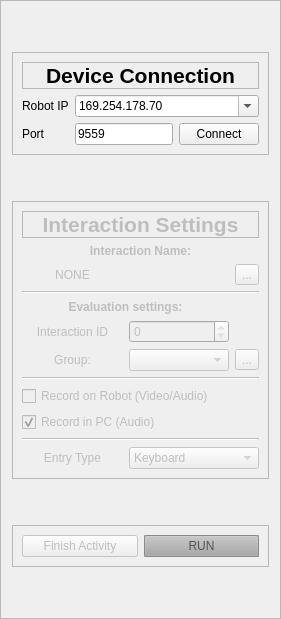
         <widget class="QFrame" name="frame_51">
          <property name="maximumSize">
           <size>
            <width>281</width>
            <height>16777215</height>
           </size>
          </property>
          <property name="frameShape">
           <enum>QFrame::StyledPanel</enum>
          </property>
          <property name="frameShadow">
           <enum>QFrame::Raised</enum>
          </property>
          <layout class="QVBoxLayout" name="verticalLayout_11">
           <item>
            <spacer name="verticalSpacer_24">
             <property name="orientation">
              <enum>Qt::Vertical</enum>
             </property>
             <property name="sizeHint" stdset="0">
              <size>
               <width>20</width>
               <height>40</height>
              </size>
             </property>
            </spacer>
           </item>
           <item>
            <widget class="QFrame" name="run_connection_frame">
             <property name="frameShape">
              <enum>QFrame::StyledPanel</enum>
             </property>
             <property name="frameShadow">
              <enum>QFrame::Raised</enum>
             </property>
             <layout class="QGridLayout" name="gridLayout_42">
              <item row="1" column="0">
               <widget class="QLabel" name="label_76">
                <property name="text">
                 <string>Robot IP</string>
                </property>
               </widget>
              </item>
              <item row="2" column="0">
               <widget class="QLabel" name="label_77">
                <property name="text">
                 <string>Port</string>
                </property>
               </widget>
              </item>
              <item row="2" column="1">
               <widget class="QLineEdit" name="run_robot_port">
                <property name="text">
                 <string>9559</string>
                </property>
               </widget>
              </item>
              <item row="2" column="2">
               <widget class="QPushButton" name="run_robot_connect_button">
                <property name="text">
                 <string>Connect</string>
                </property>
                <property name="shortcut">
                 <string>Ctrl+Shift+C</string>
                </property>
               </widget>
              </item>
              <item row="1" column="1" colspan="2">
               <widget class="QComboBox" name="run_robot_ip_comboBox">
                <property name="editable">
                 <bool>true</bool>
                </property>
                <item>
                 <property name="text">
                  <string>169.254.178.70</string>
                 </property>
                </item>
                <item>
                 <property name="text">
                  <string>10.62.6.284</string>
                 </property>
                </item>
                <item>
                 <property name="text">
                  <string>169.254.206.242</string>
                 </property>
                </item>
               </widget>
              </item>
              <item row="0" column="0" colspan="3">
               <widget class="QLabel" name="label_26">
                <property name="font">
                 <font>
                  <pointsize>16</pointsize>
                  <weight>75</weight>
                  <bold>true</bold>
                 </font>
                </property>
                <property name="frameShape">
                 <enum>QFrame::StyledPanel</enum>
                </property>
                <property name="frameShadow">
                 <enum>QFrame::Sunken</enum>
                </property>
                <property name="text">
                 <string>Device Connection</string>
                </property>
                <property name="alignment">
                 <set>Qt::AlignCenter</set>
                </property>
               </widget>
              </item>
             </layout>
            </widget>
           </item>
           <item>
            <spacer name="verticalSpacer_49">
             <property name="orientation">
              <enum>Qt::Vertical</enum>
             </property>
             <property name="sizeHint" stdset="0">
              <size>
               <width>20</width>
               <height>40</height>
              </size>
             </property>
            </spacer>
           </item>
           <item>
            <widget class="QFrame" name="run_frame_int_settings">
             <property name="enabled">
              <bool>false</bool>
             </property>
             <property name="frameShape">
              <enum>QFrame::StyledPanel</enum>
             </property>
             <property name="frameShadow">
              <enum>QFrame::Raised</enum>
             </property>
             <layout class="QGridLayout" name="gridLayout_47">
              <item row="11" column="0" colspan="3">
               <widget class="Line" name="line_27">
                <property name="orientation">
                 <enum>Qt::Horizontal</enum>
                </property>
               </widget>
              </item>
              <item row="6" column="2">
               <widget class="QToolButton" name="run_new_eval_group_toolButton">
                <property name="text">
                 <string>...</string>
                </property>
               </widget>
              </item>
              <item row="6" column="0">
               <widget class="QLabel" name="label_54">
                <property name="text">
                 <string>Group:</string>
                </property>
                <property name="alignment">
                 <set>Qt::AlignCenter</set>
                </property>
               </widget>
              </item>
              <item row="1" column="0" colspan="3">
               <widget class="QLabel" name="label_209">
                <property name="font">
                 <font>
                  <weight>75</weight>
                  <bold>true</bold>
                 </font>
                </property>
                <property name="text">
                 <string>Interaction Name:</string>
                </property>
                <property name="alignment">
                 <set>Qt::AlignCenter</set>
                </property>
               </widget>
              </item>
              <item row="8" column="0" colspan="3">
               <widget class="Line" name="line_29">
                <property name="orientation">
                 <enum>Qt::Horizontal</enum>
                </property>
               </widget>
              </item>
              <item row="12" column="1" colspan="2">
               <widget class="QComboBox" name="run_entry_comboBox">
                <property name="layoutDirection">
                 <enum>Qt::LeftToRight</enum>
                </property>
                <item>
                 <property name="text">
                  <string>Keyboard</string>
                 </property>
                </item>
                <item>
                 <property name="text">
                  <string>Microphone</string>
                 </property>
                </item>
                <item>
                 <property name="text">
                  <string>Woz</string>
                 </property>
                </item>
               </widget>
              </item>
              <item row="12" column="0">
               <widget class="QLabel" name="label_5">
                <property name="text">
                 <string>Entry Type</string>
                </property>
                <property name="alignment">
                 <set>Qt::AlignCenter</set>
                </property>
               </widget>
              </item>
              <item row="2" column="0">
               <widget class="QLabel" name="run_int_name_label">
                <property name="text">
                 <string>NONE</string>
                </property>
                <property name="alignment">
                 <set>Qt::AlignCenter</set>
                </property>
               </widget>
              </item>
              <item row="4" column="0" colspan="2">
               <widget class="QLabel" name="label_98">
                <property name="font">
                 <font>
                  <weight>75</weight>
                  <bold>true</bold>
                 </font>
                </property>
                <property name="text">
                 <string>Evaluation settings:</string>
                </property>
                <property name="alignment">
                 <set>Qt::AlignCenter</set>
                </property>
               </widget>
              </item>
              <item row="2" column="2">
               <widget class="QToolButton" name="toolButton">
                <property name="text">
                 <string>...</string>
                </property>
               </widget>
              </item>
              <item row="6" column="1">
               <widget class="QComboBox" name="run_group_eval_comboBox"/>
              </item>
              <item row="3" column="0" colspan="3">
               <widget class="Line" name="line_34">
                <property name="orientation">
                 <enum>Qt::Horizontal</enum>
                </property>
               </widget>
              </item>
              <item row="5" column="0">
               <widget class="QLabel" name="label_99">
                <property name="text">
                 <string>Interaction ID</string>
                </property>
                <property name="alignment">
                 <set>Qt::AlignCenter</set>
                </property>
               </widget>
              </item>
              <item row="5" column="1">
               <widget class="QSpinBox" name="run_int_id_spinBox">
                <property name="readOnly">
                 <bool>true</bool>
                </property>
               </widget>
              </item>
              <item row="0" column="0" colspan="3">
               <widget class="QLabel" name="label_20">
                <property name="font">
                 <font>
                  <pointsize>16</pointsize>
                  <weight>75</weight>
                  <bold>true</bold>
                 </font>
                </property>
                <property name="frameShape">
                 <enum>QFrame::StyledPanel</enum>
                </property>
                <property name="text">
                 <string>Interaction Settings</string>
                </property>
                <property name="alignment">
                 <set>Qt::AlignCenter</set>
                </property>
               </widget>
              </item>
              <item row="9" column="0" colspan="3">
               <widget class="QCheckBox" name="run_autovideo_checkBox">
                <property name="text">
                 <string>Record on Robot (Video/Audio)</string>
                </property>
                <property name="checked">
                 <bool>false</bool>
                </property>
               </widget>
              </item>
              <item row="10" column="0" colspan="2">
               <widget class="QCheckBox" name="run_audio_record_checkBox">
                <property name="text">
                 <string>Record in PC (Audio)</string>
                </property>
                <property name="checked">
                 <bool>true</bool>
                </property>
               </widget>
              </item>
             </layout>
            </widget>
           </item>
           <item>
            <spacer name="verticalSpacer_51">
             <property name="orientation">
              <enum>Qt::Vertical</enum>
             </property>
             <property name="sizeHint" stdset="0">
              <size>
               <width>20</width>
               <height>40</height>
              </size>
             </property>
            </spacer>
           </item>
           <item>
            <widget class="QFrame" name="frame_6">
             <property name="frameShape">
              <enum>QFrame::StyledPanel</enum>
             </property>
             <property name="frameShadow">
              <enum>QFrame::Raised</enum>
             </property>
             <layout class="QHBoxLayout" name="horizontalLayout_26">
              <item>
               <widget class="QPushButton" name="run_end_activity_button">
                <property name="enabled">
                 <bool>false</bool>
                </property>
                <property name="text">
                 <string>Finish Activity</string>
                </property>
               </widget>
              </item>
              <item>
               <widget class="QPushButton" name="pushButton_run_activity">
                <property name="enabled">
                 <bool>false</bool>
                </property>
                <property name="palette">
                 <palette>
                  <active>
                   <colorrole role="WindowText">
                    <brush brushstyle="SolidPattern">
                     <color alpha="255">
                      <red>0</red>
                      <green>0</green>
                      <blue>0</blue>
                     </color>
                    </brush>
                   </colorrole>
                   <colorrole role="Button">
                    <brush brushstyle="SolidPattern">
                     <color alpha="255">
                      <red>167</red>
                      <green>167</green>
                      <blue>167</blue>
                     </color>
                    </brush>
                   </colorrole>
                   <colorrole role="Light">
                    <brush brushstyle="SolidPattern">
                     <color alpha="255">
                      <red>251</red>
                      <green>251</green>
                      <blue>251</blue>
                     </color>
                    </brush>
                   </colorrole>
                   <colorrole role="Midlight">
                    <brush brushstyle="SolidPattern">
                     <color alpha="255">
                      <red>209</red>
                      <green>209</green>
                      <blue>209</blue>
                     </color>
                    </brush>
                   </colorrole>
                   <colorrole role="Dark">
                    <brush brushstyle="SolidPattern">
                     <color alpha="255">
                      <red>83</red>
                      <green>83</green>
                      <blue>83</blue>
                     </color>
                    </brush>
                   </colorrole>
                   <colorrole role="Mid">
                    <brush brushstyle="SolidPattern">
                     <color alpha="255">
                      <red>111</red>
                      <green>111</green>
                      <blue>111</blue>
                     </color>
                    </brush>
                   </colorrole>
                   <colorrole role="Text">
                    <brush brushstyle="SolidPattern">
                     <color alpha="255">
                      <red>0</red>
                      <green>0</green>
                      <blue>0</blue>
                     </color>
                    </brush>
                   </colorrole>
                   <colorrole role="BrightText">
                    <brush brushstyle="SolidPattern">
                     <color alpha="255">
                      <red>255</red>
                      <green>255</green>
                      <blue>255</blue>
                     </color>
                    </brush>
                   </colorrole>
                   <colorrole role="ButtonText">
                    <brush brushstyle="SolidPattern">
                     <color alpha="255">
                      <red>0</red>
                      <green>0</green>
                      <blue>0</blue>
                     </color>
                    </brush>
                   </colorrole>
                   <colorrole role="Base">
                    <brush brushstyle="SolidPattern">
                     <color alpha="255">
                      <red>255</red>
                      <green>255</green>
                      <blue>255</blue>
                     </color>
                    </brush>
                   </colorrole>
                   <colorrole role="Window">
                    <brush brushstyle="SolidPattern">
                     <color alpha="255">
                      <red>167</red>
                      <green>167</green>
                      <blue>167</blue>
                     </color>
                    </brush>
                   </colorrole>
                   <colorrole role="Shadow">
                    <brush brushstyle="SolidPattern">
                     <color alpha="255">
                      <red>0</red>
                      <green>0</green>
                      <blue>0</blue>
                     </color>
                    </brush>
                   </colorrole>
                   <colorrole role="AlternateBase">
                    <brush brushstyle="SolidPattern">
                     <color alpha="255">
                      <red>211</red>
                      <green>211</green>
                      <blue>211</blue>
                     </color>
                    </brush>
                   </colorrole>
                   <colorrole role="ToolTipBase">
                    <brush brushstyle="SolidPattern">
                     <color alpha="255">
                      <red>255</red>
                      <green>255</green>
                      <blue>220</blue>
                     </color>
                    </brush>
                   </colorrole>
                   <colorrole role="ToolTipText">
                    <brush brushstyle="SolidPattern">
                     <color alpha="255">
                      <red>0</red>
                      <green>0</green>
                      <blue>0</blue>
                     </color>
                    </brush>
                   </colorrole>
                  </active>
                  <inactive>
                   <colorrole role="WindowText">
                    <brush brushstyle="SolidPattern">
                     <color alpha="255">
                      <red>0</red>
                      <green>0</green>
                      <blue>0</blue>
                     </color>
                    </brush>
                   </colorrole>
                   <colorrole role="Button">
                    <brush brushstyle="SolidPattern">
                     <color alpha="255">
                      <red>167</red>
                      <green>167</green>
                      <blue>167</blue>
                     </color>
                    </brush>
                   </colorrole>
                   <colorrole role="Light">
                    <brush brushstyle="SolidPattern">
                     <color alpha="255">
                      <red>251</red>
                      <green>251</green>
                      <blue>251</blue>
                     </color>
                    </brush>
                   </colorrole>
                   <colorrole role="Midlight">
                    <brush brushstyle="SolidPattern">
                     <color alpha="255">
                      <red>209</red>
                      <green>209</green>
                      <blue>209</blue>
                     </color>
                    </brush>
                   </colorrole>
                   <colorrole role="Dark">
                    <brush brushstyle="SolidPattern">
                     <color alpha="255">
                      <red>83</red>
                      <green>83</green>
                      <blue>83</blue>
                     </color>
                    </brush>
                   </colorrole>
                   <colorrole role="Mid">
                    <brush brushstyle="SolidPattern">
                     <color alpha="255">
                      <red>111</red>
                      <green>111</green>
                      <blue>111</blue>
                     </color>
                    </brush>
                   </colorrole>
                   <colorrole role="Text">
                    <brush brushstyle="SolidPattern">
                     <color alpha="255">
                      <red>0</red>
                      <green>0</green>
                      <blue>0</blue>
                     </color>
                    </brush>
                   </colorrole>
                   <colorrole role="BrightText">
                    <brush brushstyle="SolidPattern">
                     <color alpha="255">
                      <red>255</red>
                      <green>255</green>
                      <blue>255</blue>
                     </color>
                    </brush>
                   </colorrole>
                   <colorrole role="ButtonText">
                    <brush brushstyle="SolidPattern">
                     <color alpha="255">
                      <red>0</red>
                      <green>0</green>
                      <blue>0</blue>
                     </color>
                    </brush>
                   </colorrole>
                   <colorrole role="Base">
                    <brush brushstyle="SolidPattern">
                     <color alpha="255">
                      <red>255</red>
                      <green>255</green>
                      <blue>255</blue>
                     </color>
                    </brush>
                   </colorrole>
                   <colorrole role="Window">
                    <brush brushstyle="SolidPattern">
                     <color alpha="255">
                      <red>167</red>
                      <green>167</green>
                      <blue>167</blue>
                     </color>
                    </brush>
                   </colorrole>
                   <colorrole role="Shadow">
                    <brush brushstyle="SolidPattern">
                     <color alpha="255">
                      <red>0</red>
                      <green>0</green>
                      <blue>0</blue>
                     </color>
                    </brush>
                   </colorrole>
                   <colorrole role="AlternateBase">
                    <brush brushstyle="SolidPattern">
                     <color alpha="255">
                      <red>211</red>
                      <green>211</green>
                      <blue>211</blue>
                     </color>
                    </brush>
                   </colorrole>
                   <colorrole role="ToolTipBase">
                    <brush brushstyle="SolidPattern">
                     <color alpha="255">
                      <red>255</red>
                      <green>255</green>
                      <blue>220</blue>
                     </color>
                    </brush>
                   </colorrole>
                   <colorrole role="ToolTipText">
                    <brush brushstyle="SolidPattern">
                     <color alpha="255">
                      <red>0</red>
                      <green>0</green>
                      <blue>0</blue>
                     </color>
                    </brush>
                   </colorrole>
                  </inactive>
                  <disabled>
                   <colorrole role="WindowText">
                    <brush brushstyle="SolidPattern">
                     <color alpha="255">
                      <red>83</red>
                      <green>83</green>
                      <blue>83</blue>
                     </color>
                    </brush>
                   </colorrole>
                   <colorrole role="Button">
                    <brush brushstyle="SolidPattern">
                     <color alpha="255">
                      <red>167</red>
                      <green>167</green>
                      <blue>167</blue>
                     </color>
                    </brush>
                   </colorrole>
                   <colorrole role="Light">
                    <brush brushstyle="SolidPattern">
                     <color alpha="255">
                      <red>251</red>
                      <green>251</green>
                      <blue>251</blue>
                     </color>
                    </brush>
                   </colorrole>
                   <colorrole role="Midlight">
                    <brush brushstyle="SolidPattern">
                     <color alpha="255">
                      <red>209</red>
                      <green>209</green>
                      <blue>209</blue>
                     </color>
                    </brush>
                   </colorrole>
                   <colorrole role="Dark">
                    <brush brushstyle="SolidPattern">
                     <color alpha="255">
                      <red>83</red>
                      <green>83</green>
                      <blue>83</blue>
                     </color>
                    </brush>
                   </colorrole>
                   <colorrole role="Mid">
                    <brush brushstyle="SolidPattern">
                     <color alpha="255">
                      <red>111</red>
                      <green>111</green>
                      <blue>111</blue>
                     </color>
                    </brush>
                   </colorrole>
                   <colorrole role="Text">
                    <brush brushstyle="SolidPattern">
                     <color alpha="255">
                      <red>83</red>
                      <green>83</green>
                      <blue>83</blue>
                     </color>
                    </brush>
                   </colorrole>
                   <colorrole role="BrightText">
                    <brush brushstyle="SolidPattern">
                     <color alpha="255">
                      <red>255</red>
                      <green>255</green>
                      <blue>255</blue>
                     </color>
                    </brush>
                   </colorrole>
                   <colorrole role="ButtonText">
                    <brush brushstyle="SolidPattern">
                     <color alpha="255">
                      <red>83</red>
                      <green>83</green>
                      <blue>83</blue>
                     </color>
                    </brush>
                   </colorrole>
                   <colorrole role="Base">
                    <brush brushstyle="SolidPattern">
                     <color alpha="255">
                      <red>167</red>
                      <green>167</green>
                      <blue>167</blue>
                     </color>
                    </brush>
                   </colorrole>
                   <colorrole role="Window">
                    <brush brushstyle="SolidPattern">
                     <color alpha="255">
                      <red>167</red>
                      <green>167</green>
                      <blue>167</blue>
                     </color>
                    </brush>
                   </colorrole>
                   <colorrole role="Shadow">
                    <brush brushstyle="SolidPattern">
                     <color alpha="255">
                      <red>0</red>
                      <green>0</green>
                      <blue>0</blue>
                     </color>
                    </brush>
                   </colorrole>
                   <colorrole role="AlternateBase">
                    <brush brushstyle="SolidPattern">
                     <color alpha="255">
                      <red>167</red>
                      <green>167</green>
                      <blue>167</blue>
                     </color>
                    </brush>
                   </colorrole>
                   <colorrole role="ToolTipBase">
                    <brush brushstyle="SolidPattern">
                     <color alpha="255">
                      <red>255</red>
                      <green>255</green>
                      <blue>220</blue>
                     </color>
                    </brush>
                   </colorrole>
                   <colorrole role="ToolTipText">
                    <brush brushstyle="SolidPattern">
                     <color alpha="255">
                      <red>0</red>
                      <green>0</green>
                      <blue>0</blue>
                     </color>
                    </brush>
                   </colorrole>
                  </disabled>
                 </palette>
                </property>
                <property name="font">
                 <font>
                  <kerning>false</kerning>
                 </font>
                </property>
                <property name="autoFillBackground">
                 <bool>true</bool>
                </property>
                <property name="text">
                 <string>RUN</string>
                </property>
                <property name="shortcut">
                 <string>Ctrl+R</string>
                </property>
                <property name="default">
                 <bool>false</bool>
                </property>
                <property name="flat">
                 <bool>false</bool>
                </property>
               </widget>
              </item>
             </layout>
             <zorder>pushButton_run_activity</zorder>
             <zorder>run_end_activity_button</zorder>
            </widget>
           </item>
           <item>
            <spacer name="verticalSpacer_48">
             <property name="orientation">
              <enum>Qt::Vertical</enum>
             </property>
             <property name="sizeHint" stdset="0">
              <size>
               <width>20</width>
               <height>40</height>
              </size>
             </property>
            </spacer>
           </item>
          </layout>
         </widget>
